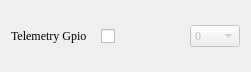
       <widget class="QWidget" name="layoutWidget">
        <property name="geometry">
         <rect>
          <x>410</x>
          <y>80</y>
          <width>251</width>
          <height>71</height>
         </rect>
        </property>
        <property name="font">
         <font>
          <family>Times New Roman</family>
         </font>
        </property>
        <layout class="QHBoxLayout" name="horizontalLayout_4">
         <item>
          <widget class="QLabel" name="label_6">
           <property name="minimumSize">
            <size>
             <width>0</width>
             <height>0</height>
            </size>
           </property>
           <property name="maximumSize">
            <size>
             <width>1677</width>
             <height>16777215</height>
            </size>
           </property>
           <property name="font">
            <font>
             <family>Times New Roman</family>
            </font>
           </property>
           <property name="text">
            <string>Telemetry Gpio</string>
           </property>
          </widget>
         </item>
         <item>
          <widget class="QCheckBox" name="cbTlm">
           <property name="enabled">
            <bool>true</bool>
           </property>
           <property name="minimumSize">
            <size>
             <width>0</width>
             <height>50</height>
            </size>
           </property>
           <property name="font">
            <font>
             <family>Times New Roman</family>
            </font>
           </property>
           <property name="text">
            <string/>
           </property>
          </widget>
         </item>
         <item>
          <widget class="QComboBox" name="comboBoxTlm">
           <property name="enabled">
            <bool>false</bool>
           </property>
           <property name="maximumSize">
            <size>
             <width>50</width>
             <height>16777215</height>
            </size>
           </property>
           <property name="font">
            <font>
             <family>Times New Roman</family>
            </font>
           </property>
           <item>
            <property name="text">
             <string>0</string>
            </property>
           </item>
           <item>
            <property name="text">
             <string>1</string>
            </property>
           </item>
           <item>
            <property name="text">
             <string>2</string>
            </property>
           </item>
           <item>
            <property name="text">
             <string>3</string>
            </property>
           </item>
           <item>
            <property name="text">
             <string>4</string>
            </property>
           </item>
           <item>
            <property name="text">
             <string>5</string>
            </property>
           </item>
           <item>
            <property name="text">
             <string>6</string>
            </property>
           </item>
           <item>
            <property name="text">
             <string>7</string>
            </property>
           </item>
           <item>
            <property name="text">
             <string>8</string>
            </property>
           </item>
           <item>
            <property name="text">
             <string>9</string>
            </property>
           </item>
           <item>
            <property name="text">
             <string>10</string>
            </property>
           </item>
           <item>
            <property name="text">
             <string>11</string>
            </property>
           </item>
           <item>
            <property name="text">
             <string>12</string>
            </property>
           </item>
           <item>
            <property name="text">
             <string>13</string>
            </property>
           </item>
           <item>
            <property name="text">
             <string>14</string>
            </property>
           </item>
           <item>
            <property name="text">
             <string>15</string>
            </property>
           </item>
           <item>
            <property name="text">
             <string>26</string>
            </property>
           </item>
           <item>
            <property name="text">
             <string>27</string>
            </property>
           </item>
           <item>
            <property name="text">
             <string>28</string>
            </property>
           </item>
           <item>
            <property name="text">
             <string>29</string>
            </property>
           </item>
          </widget>
         </item>
        </layout>
       </widget>
